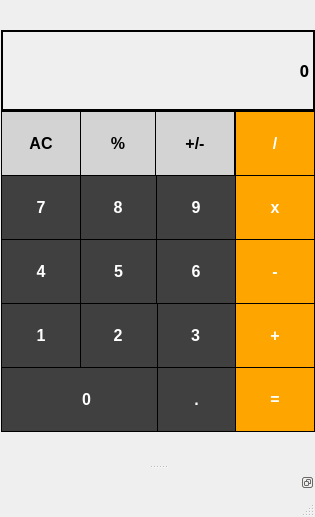
<?xml version="1.0" encoding="UTF-8"?>
<ui version="4.0">
 <class>MainWindow</class>
 <widget class="QMainWindow" name="MainWindow">
  <property name="geometry">
   <rect>
    <x>0</x>
    <y>0</y>
    <width>315</width>
    <height>517</height>
   </rect>
  </property>
  <property name="windowTitle">
   <string>MainWindow</string>
  </property>
  <widget class="QWidget" name="centralwidget">
   <widget class="QPushButton" name="pushButton_multiple">
    <property name="geometry">
     <rect>
      <x>235</x>
      <y>175</y>
      <width>80</width>
      <height>65</height>
     </rect>
    </property>
    <property name="font">
     <font>
      <pointsize>12</pointsize>
      <bold>true</bold>
     </font>
    </property>
    <property name="autoFillBackground">
     <bool>false</bool>
    </property>
    <property name="styleSheet">
     <string notr="true">background-color: orange;
border: 1px solid black;
color: white;


</string>
    </property>
    <property name="text">
     <string>x</string>
    </property>
   </widget>
   <widget class="QPushButton" name="pushButton_minus">
    <property name="geometry">
     <rect>
      <x>235</x>
      <y>239</y>
      <width>80</width>
      <height>65</height>
     </rect>
    </property>
    <property name="font">
     <font>
      <pointsize>12</pointsize>
      <bold>true</bold>
     </font>
    </property>
    <property name="autoFillBackground">
     <bool>false</bool>
    </property>
    <property name="styleSheet">
     <string notr="true">background-color: orange;
border: 1px solid black;
color: white;


</string>
    </property>
    <property name="text">
     <string>-</string>
    </property>
   </widget>
   <widget class="QPushButton" name="pushButton_plus">
    <property name="geometry">
     <rect>
      <x>235</x>
      <y>303</y>
      <width>80</width>
      <height>65</height>
     </rect>
    </property>
    <property name="font">
     <font>
      <pointsize>12</pointsize>
      <bold>true</bold>
     </font>
    </property>
    <property name="autoFillBackground">
     <bool>false</bool>
    </property>
    <property name="styleSheet">
     <string notr="true">background-color: orange;
border: 1px solid black;
color: white;


</string>
    </property>
    <property name="text">
     <string>+</string>
    </property>
   </widget>
   <widget class="QPushButton" name="pushButton_equals">
    <property name="geometry">
     <rect>
      <x>235</x>
      <y>367</y>
      <width>80</width>
      <height>65</height>
     </rect>
    </property>
    <property name="font">
     <font>
      <pointsize>12</pointsize>
      <bold>true</bold>
     </font>
    </property>
    <property name="autoFillBackground">
     <bool>false</bool>
    </property>
    <property name="styleSheet">
     <string notr="true">background-color: orange;
border: 1px solid black;
color: white;


</string>
    </property>
    <property name="text">
     <string>=</string>
    </property>
   </widget>
   <widget class="QPushButton" name="pushButton_0">
    <property name="geometry">
     <rect>
      <x>1</x>
      <y>367</y>
      <width>171</width>
      <height>65</height>
     </rect>
    </property>
    <property name="font">
     <font>
      <pointsize>12</pointsize>
      <bold>true</bold>
     </font>
    </property>
    <property name="styleSheet">
     <string notr="true">background-color: #404040;;
border: 1px solid black;
color: white;
</string>
    </property>
    <property name="text">
     <string>0</string>
    </property>
   </widget>
   <widget class="QPushButton" name="pushButton_dot">
    <property name="geometry">
     <rect>
      <x>157</x>
      <y>367</y>
      <width>79</width>
      <height>65</height>
     </rect>
    </property>
    <property name="font">
     <font>
      <pointsize>12</pointsize>
      <bold>true</bold>
     </font>
    </property>
    <property name="styleSheet">
     <string notr="true">background-color: #404040;;
border: 1px solid black;
color: white;
</string>
    </property>
    <property name="text">
     <string>.</string>
    </property>
   </widget>
   <widget class="QPushButton" name="pushButton_3">
    <property name="geometry">
     <rect>
      <x>155</x>
      <y>303</y>
      <width>81</width>
      <height>65</height>
     </rect>
    </property>
    <property name="font">
     <font>
      <pointsize>12</pointsize>
      <bold>true</bold>
     </font>
    </property>
    <property name="styleSheet">
     <string notr="true">background-color: #404040;;
border: 1px solid black;
color: white;
</string>
    </property>
    <property name="text">
     <string>3</string>
    </property>
   </widget>
   <widget class="QPushButton" name="pushButton_division">
    <property name="geometry">
     <rect>
      <x>235</x>
      <y>111</y>
      <width>80</width>
      <height>65</height>
     </rect>
    </property>
    <property name="font">
     <font>
      <pointsize>12</pointsize>
      <bold>true</bold>
     </font>
    </property>
    <property name="styleSheet">
     <string notr="true">background-color: orange;
border: 1px solid black;
color: white;


</string>
    </property>
    <property name="text">
     <string>/</string>
    </property>
   </widget>
   <widget class="QPushButton" name="pushButton_2">
    <property name="geometry">
     <rect>
      <x>78</x>
      <y>303</y>
      <width>80</width>
      <height>65</height>
     </rect>
    </property>
    <property name="font">
     <font>
      <pointsize>12</pointsize>
      <bold>true</bold>
     </font>
    </property>
    <property name="styleSheet">
     <string notr="true">background-color: #404040;;
border: 1px solid black;
color: white;
</string>
    </property>
    <property name="text">
     <string>2</string>
    </property>
   </widget>
   <widget class="QPushButton" name="pushButton_8">
    <property name="geometry">
     <rect>
      <x>78</x>
      <y>175</y>
      <width>80</width>
      <height>65</height>
     </rect>
    </property>
    <property name="font">
     <font>
      <pointsize>12</pointsize>
      <bold>true</bold>
     </font>
    </property>
    <property name="styleSheet">
     <string notr="true">background-color: #404040;;
border: 1px solid black;
color: white;
</string>
    </property>
    <property name="text">
     <string>8</string>
    </property>
   </widget>
   <widget class="QPushButton" name="pushButton_5">
    <property name="geometry">
     <rect>
      <x>78</x>
      <y>239</y>
      <width>81</width>
      <height>65</height>
     </rect>
    </property>
    <property name="font">
     <font>
      <pointsize>12</pointsize>
      <bold>true</bold>
     </font>
    </property>
    <property name="styleSheet">
     <string notr="true">background-color: #404040;;
border: 1px solid black;
color: white;
</string>
    </property>
    <property name="text">
     <string>5</string>
    </property>
   </widget>
   <widget class="QPushButton" name="pushButton_percent">
    <property name="geometry">
     <rect>
      <x>78</x>
      <y>111</y>
      <width>80</width>
      <height>65</height>
     </rect>
    </property>
    <property name="font">
     <font>
      <pointsize>12</pointsize>
      <bold>true</bold>
     </font>
    </property>
    <property name="styleSheet">
     <string notr="true">background-color: #D3D3D3;
border: 1px solid black;</string>
    </property>
    <property name="text">
     <string>%</string>
    </property>
   </widget>
   <widget class="QPushButton" name="pushButton_1">
    <property name="geometry">
     <rect>
      <x>1</x>
      <y>303</y>
      <width>80</width>
      <height>65</height>
     </rect>
    </property>
    <property name="font">
     <font>
      <pointsize>12</pointsize>
      <bold>true</bold>
     </font>
    </property>
    <property name="styleSheet">
     <string notr="true">background-color: #404040;;
border: 1px solid black;
color: white;
</string>
    </property>
    <property name="text">
     <string>1</string>
    </property>
   </widget>
   <widget class="QPushButton" name="pushButton_7">
    <property name="geometry">
     <rect>
      <x>1</x>
      <y>175</y>
      <width>80</width>
      <height>65</height>
     </rect>
    </property>
    <property name="font">
     <font>
      <pointsize>12</pointsize>
      <bold>true</bold>
     </font>
    </property>
    <property name="styleSheet">
     <string notr="true">background-color: #404040;;
border: 1px solid black;
color: white;
</string>
    </property>
    <property name="text">
     <string>7</string>
    </property>
   </widget>
   <widget class="QPushButton" name="pushButton_4">
    <property name="geometry">
     <rect>
      <x>1</x>
      <y>239</y>
      <width>80</width>
      <height>65</height>
     </rect>
    </property>
    <property name="font">
     <font>
      <pointsize>12</pointsize>
      <bold>true</bold>
     </font>
    </property>
    <property name="styleSheet">
     <string notr="true">background-color: #404040;;
border: 1px solid black;
color: white;
</string>
    </property>
    <property name="text">
     <string>4</string>
    </property>
   </widget>
   <widget class="QPushButton" name="pushButton_AC">
    <property name="geometry">
     <rect>
      <x>1</x>
      <y>111</y>
      <width>80</width>
      <height>65</height>
     </rect>
    </property>
    <property name="font">
     <font>
      <pointsize>12</pointsize>
      <bold>true</bold>
     </font>
    </property>
    <property name="styleSheet">
     <string notr="true">background-color: #D3D3D3;
border: 1px solid black;</string>
    </property>
    <property name="text">
     <string>AC</string>
    </property>
   </widget>
   <widget class="QPushButton" name="pushButton_6">
    <property name="geometry">
     <rect>
      <x>156</x>
      <y>239</y>
      <width>80</width>
      <height>65</height>
     </rect>
    </property>
    <property name="font">
     <font>
      <pointsize>12</pointsize>
      <bold>true</bold>
     </font>
    </property>
    <property name="styleSheet">
     <string notr="true">background-color: #404040;
border: 1px solid black;
color: white;
</string>
    </property>
    <property name="text">
     <string>6</string>
    </property>
   </widget>
   <widget class="QPushButton" name="pushButton_9">
    <property name="geometry">
     <rect>
      <x>156</x>
      <y>175</y>
      <width>80</width>
      <height>65</height>
     </rect>
    </property>
    <property name="font">
     <font>
      <pointsize>12</pointsize>
      <bold>true</bold>
     </font>
    </property>
    <property name="styleSheet">
     <string notr="true">background-color: #404040;;
border: 1px solid black;
color: white;
</string>
    </property>
    <property name="text">
     <string>9</string>
    </property>
   </widget>
   <widget class="QLabel" name="Result">
    <property name="geometry">
     <rect>
      <x>1</x>
      <y>30</y>
      <width>314</width>
      <height>81</height>
     </rect>
    </property>
    <property name="font">
     <font>
      <family>Arial Black</family>
      <pointsize>12</pointsize>
      <bold>true</bold>
     </font>
    </property>
    <property name="layoutDirection">
     <enum>Qt::LeftToRight</enum>
    </property>
    <property name="autoFillBackground">
     <bool>false</bool>
    </property>
    <property name="styleSheet">
     <string notr="true">border: 2px solid black;</string>
    </property>
    <property name="text">
     <string>0</string>
    </property>
    <property name="alignment">
     <set>Qt::AlignRight|Qt::AlignTrailing|Qt::AlignVCenter</set>
    </property>
   </widget>
   <widget class="QPushButton" name="pushButton_negative">
    <property name="geometry">
     <rect>
      <x>155</x>
      <y>111</y>
      <width>80</width>
      <height>65</height>
     </rect>
    </property>
    <property name="font">
     <font>
      <pointsize>12</pointsize>
      <bold>true</bold>
     </font>
    </property>
    <property name="styleSheet">
     <string notr="true">background-color: #D3D3D3;
border: 1px solid black;</string>
    </property>
    <property name="text">
     <string>+/-</string>
    </property>
   </widget>
  </widget>
  <widget class="QMenuBar" name="menubar">
   <property name="geometry">
    <rect>
     <x>0</x>
     <y>0</y>
     <width>315</width>
     <height>22</height>
    </rect>
   </property>
  </widget>
  <widget class="QStatusBar" name="statusbar"/>
  <widget class="QDockWidget" name="dockWidget">
   <property name="font">
    <font>
     <family>Arial Black</family>
     <pointsize>12</pointsize>
     <bold>true</bold>
    </font>
   </property>
   <property name="styleSheet">
    <string notr="true">background-color: #f0f0f0;
                    border: 2px solid #ccc;
					padding: 10px;
                 </string>
   </property>
   <property name="features">
    <set>QDockWidget::DockWidgetFloatable|QDockWidget::DockWidgetMovable</set>
   </property>
   <attribute name="dockWidgetArea">
    <number>8</number>
   </attribute>
   <widget class="QWidget" name="dockWidgetContents_11">
    <widget class="QPlainTextEdit" name="plainTextEdit">
     <property name="enabled">
      <bool>true</bool>
     </property>
     <property name="geometry">
      <rect>
       <x>0</x>
       <y>0</y>
       <width>321</width>
       <height>431</height>
      </rect>
     </property>
     <property name="font">
      <font>
       <family>Arial Black</family>
       <pointsize>12</pointsize>
       <bold>true</bold>
      </font>
     </property>
     <property name="mouseTracking">
      <bool>false</bool>
     </property>
     <property name="readOnly">
      <bool>true</bool>
     </property>
    </widget>
   </widget>
  </widget>
 </widget>
 <resources/>
 <connections/>
</ui>
